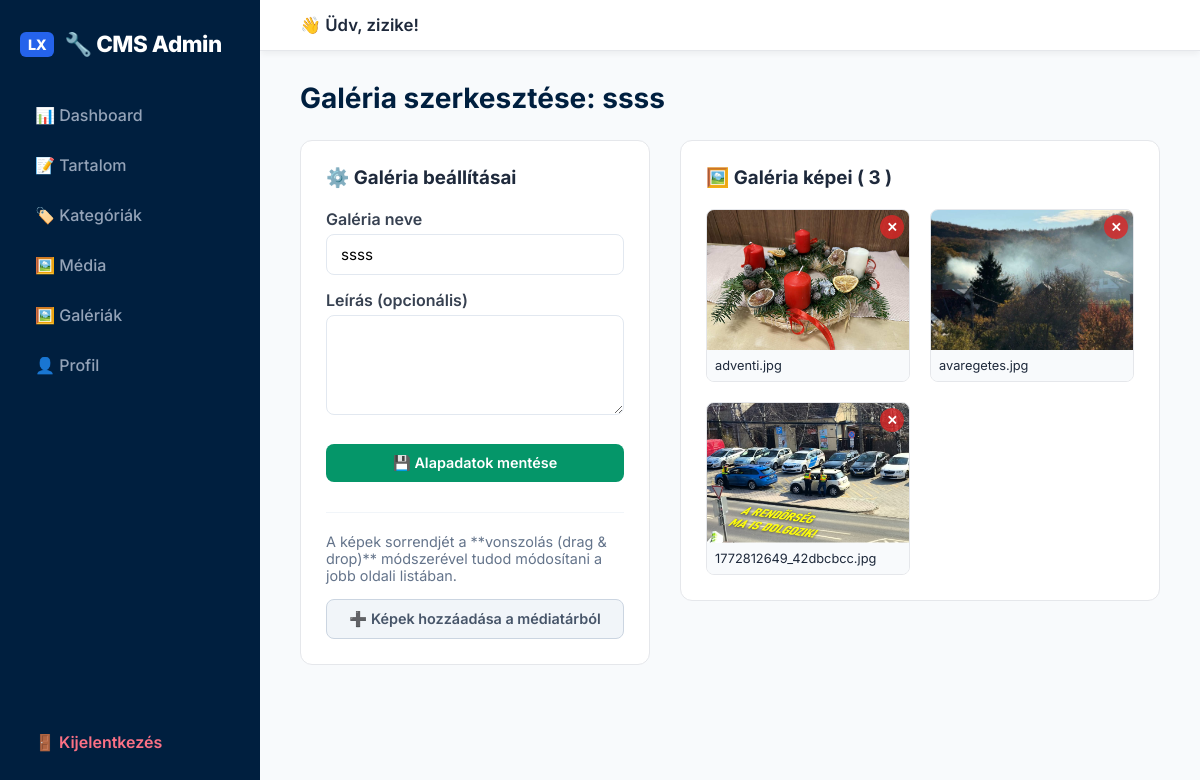
Page /admin/gallery_edit.php?id=1 (signed in) on the committed database.
### tables this page shows
CREATE TABLE `galleries` (
  `id` int(11) NOT NULL AUTO_INCREMENT,
  `title` varchar(255) NOT NULL,
  `slug` varchar(255) NOT NULL,
  `description` text DEFAULT NULL,
  `created_at` timestamp NOT NULL DEFAULT current_timestamp(),
  PRIMARY KEY (`id`)
);

CREATE TABLE `gallery_items` (
  `id` int(11) NOT NULL AUTO_INCREMENT,
  `gallery_id` int(11) NOT NULL,
  `media_id` int(11) NOT NULL,
  `sort_order` int(11) DEFAULT 0,
  PRIMARY KEY (`id`),
  KEY `gallery_id` (`gallery_id`),
  KEY `media_id` (`media_id`),
  CONSTRAINT `gallery_items_ibfk_1` FOREIGN KEY (`gallery_id`) REFERENCES `galleries` (`id`) ON DELETE CASCADE,
  CONSTRAINT `gallery_items_ibfk_2` FOREIGN KEY (`media_id`) REFERENCES `media` (`id`) ON DELETE CASCADE
);

CREATE TABLE `media` (
  `id` int(11) NOT NULL AUTO_INCREMENT,
  `filename` varchar(255) DEFAULT NULL,
  `filepath` varchar(255) DEFAULT NULL,
  `alt_text` varchar(255) DEFAULT NULL,
  `caption` text DEFAULT NULL,
  `file_size` int(11) DEFAULT NULL,
  `mime_type` varchar(100) DEFAULT NULL,
  `width` int(11) DEFAULT NULL,
  `height` int(11) DEFAULT NULL,
  `sizes` text DEFAULT NULL,
  PRIMARY KEY (`id`)
);

### admin/gallery_edit.php (the view, shortened to what this page needs)
<?php
require_once '../config.php';
require_once 'layout.php';
$id = $_GET['id'] ?? null;
$gallery = $db->prepare("SELECT * FROM galleries WHERE id = ?");
$gallery->execute([$id]);
$gallery = $gallery->fetch();
$items = $db->prepare("
    SELECT gi.*, m.filename, m.filepath, m.alt_text
    FROM gallery_items gi
    JOIN media m ON gi.media_id = m.id
    WHERE gi.gallery_id = ?
    ORDER BY gi.sort_order ASC
");
$items->execute([$id]);
$items = $items->fetchAll();
?>
<div style="display: flex; gap: 30px; align-items: flex-start;">
    <div
        style="width: 350px; background: #fff; padding: 25px; border-radius: 12px; border: 1px solid #e5e7eb; position: sticky; top: 120px;">
        <h3 style="margin-bottom: 20px;">⚙️ Galéria beállításai</h3>
        <form method="post">
            <div class="form-group">
                <label>Galéria neve</label>
                <input type="text" name="title" value="<?php echo htmlspecialchars($gallery['title']); ?>" required
                    style="width: 100%;">
            </div>
            <div class="form-group">
                <label>Leírás (opcionális)</label>
                <textarea name="description"
                    style="width: 100%; height: 100px;"><?php echo htmlspecialchars($gallery['description'] ?? ''); ?></textarea>
            </div>
            <button type="submit" name="save_gallery" class="btn btn-success" style="width: 100%; margin-top: 10px;">💾
                Alapadatok mentése</button>
        </form>
        <div style="margin-top: 30px; padding-top: 20px; border-top: 1px solid #f1f5f9;">
            <p style="font-size: 0.9rem; color: #64748b; margin-bottom: 15px;">A képek sorrendjét a **vonszolás (drag &
                drop)** módszerével tudod módosítani a jobb oldali listában.</p>
            <a href="media.php" class="btn"
                style="width: 100%; background: #f1f5f9; color: #475569; border: 1px solid #cbd5e1; text-align: center; text-decoration: none;">➕
                Képek hozzáadása a médiatárból</a>
        </div>
    </div>
    <div style="flex: 1;">
        <div style="background: #fff; padding: 25px; border-radius: 12px; border: 1px solid #e5e7eb;">
            <div style="display: flex; justify-content: space-between; align-items: center; margin-bottom: 20px;">
                <h3 style="margin: 0;">🖼️ Galéria képei (<span id="count-badge">
                        <?php echo count($items); ?>
                    </span>)</h3>
            </div>
            <?php if (empty($items)): ?>
                <div style="text-align: center; padding: 60px; color: #94a3b8;">
                    <div style="font-size: 3rem; margin-bottom: 10px;">Empty</div>
                    <p>Még nincsenek képek ebben a galériában.</p>
                </div>
            <?php else: ?>
                <div id="sortable-gallery"
                    style="display: grid; grid-template-columns: repeat(auto-fill, minmax(160px, 1fr)); gap: 20px;">
                    <?php foreach ($items as $item): ?>
                        <div class="gallery-item-card" data-id="<?php echo $item['media_id']; ?>"
                            style="border: 1px solid #e5e7eb; border-radius: 8px; overflow: hidden; background: #fff; cursor: grab; position: relative; transition: transform 0.2s;">
                            <img src="../uploads/<?php echo htmlspecialchars($item['filepath']); ?>"
                                style="width: 100%; height: 140px; object-fit: cover; display: block;">
                            <div style="padding: 8px; font-size: 0.8rem; white-space: nowrap; overflow: hidden; text-overflow: ellipsis; background: #f8fafc;"
                                title="<?php echo htmlspecialchars($item['filename']); ?>">
                                <?php echo htmlspecialchars($item['filename']); ?>
                            </div>
                            <button onclick="removeFromGallery(<?php echo $item['media_id']; ?>, this)"
                                style="position: absolute; top: 5px; right: 5px; background: rgba(220, 38, 38, 0.8); color: #fff; border: none; width: 24px; height: 24px; border-radius: 12px; cursor: pointer; display: flex; align-items: center; justify-content: center; font-weight: bold;"
                                title="Eltávolítás">✕</button>
                        </div>
                    <?php endforeach; ?>
                </div>
            <?php endif; ?>
        </div>
    </div>
</div>

### admin/layout.php (style rules this page uses)
* { box-sizing: border-box; margin: 0; padding: 0; }
body { display: flex; font-family: 'Inter', system-ui, -apple-system, sans-serif; background: #f1f5f9; height: 100vh; overflow: hidden; color: #1e293b; }
input[type="text"], input[type="password"], input[type="url"], input[type="email"], input[type="number"], textarea, select { width: 100%; padding: 10px 14px; border: 1px solid #e2e8f0; border-radius: 8px; font-size: 0.95rem; font-family: inherit; background: #fff; transition: border-color 0.2s, box-shadow 0.2s; }
.btn { display: inline-flex; align-items: center; justify-content: center; gap: 8px; padding: 10px 20px; background: #2563eb; color: #fff; border: none; border-radius: 8px; cursor: pointer; font-size: 0.9rem; font-weight: 600; font-family: inherit; transition: all 0.2s; text-decoration: none; }
.btn-success { background: #059669; }
.form-group { margin-bottom: 15px; }
.form-group label { display: block; margin-bottom: 5px; font-weight: 600; color: #374151; }

### rows in the picture
galleries: title "ssss"
gallery_items: media.filepath (picture), media.filename "adventi.jpg"
gallery_items: media.filepath (picture), media.filename "avaregetes.jpg"
gallery_items: media.filepath (picture), media.filename "1772812649_42dbcbcc.jpg"

### other values in the picture
$_SESSION['admin_user'] "zizike"
$pageTitle "Galéria szerkesztése: ssss"
count($items) "3"
